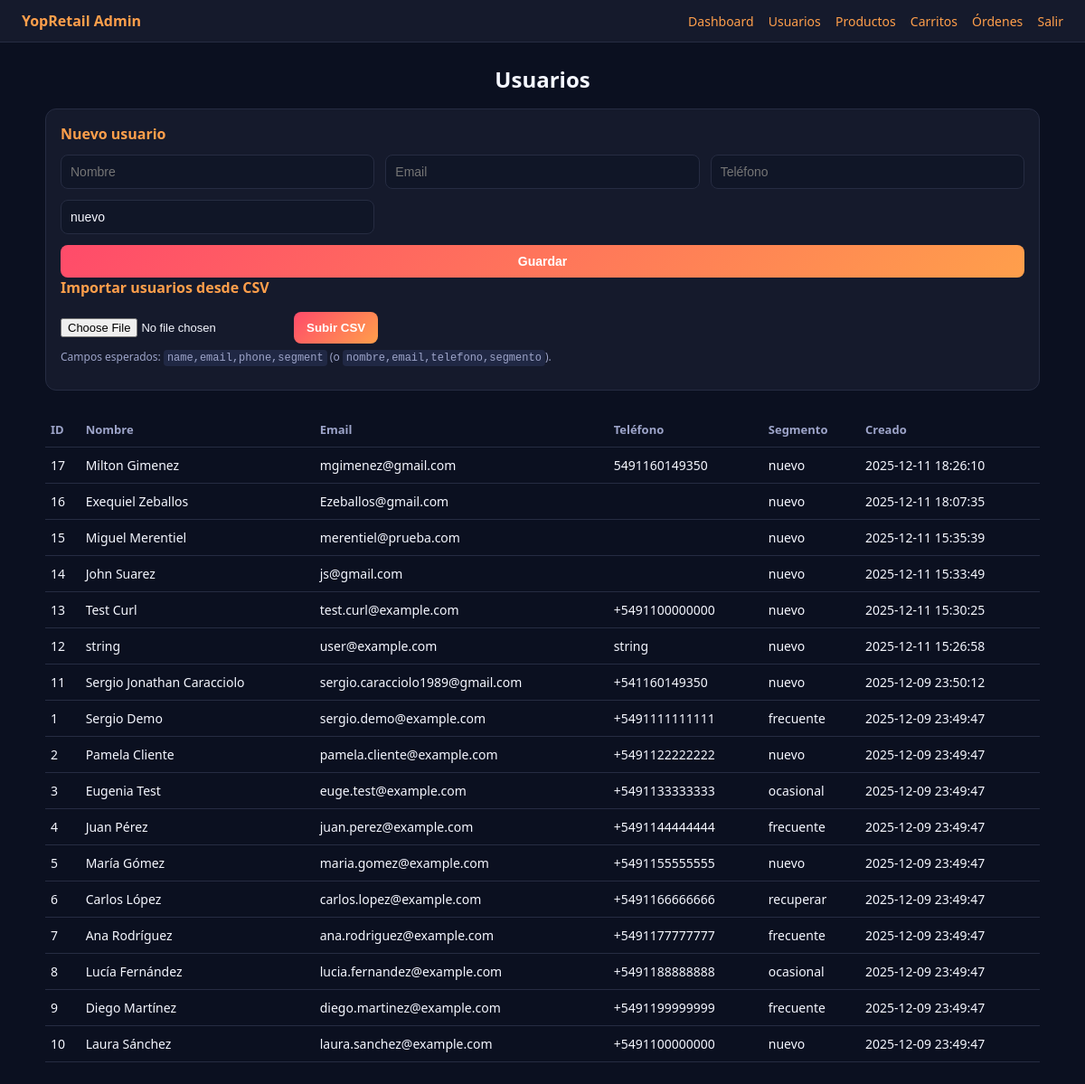
The app's page /admin/users (signed in), older data.
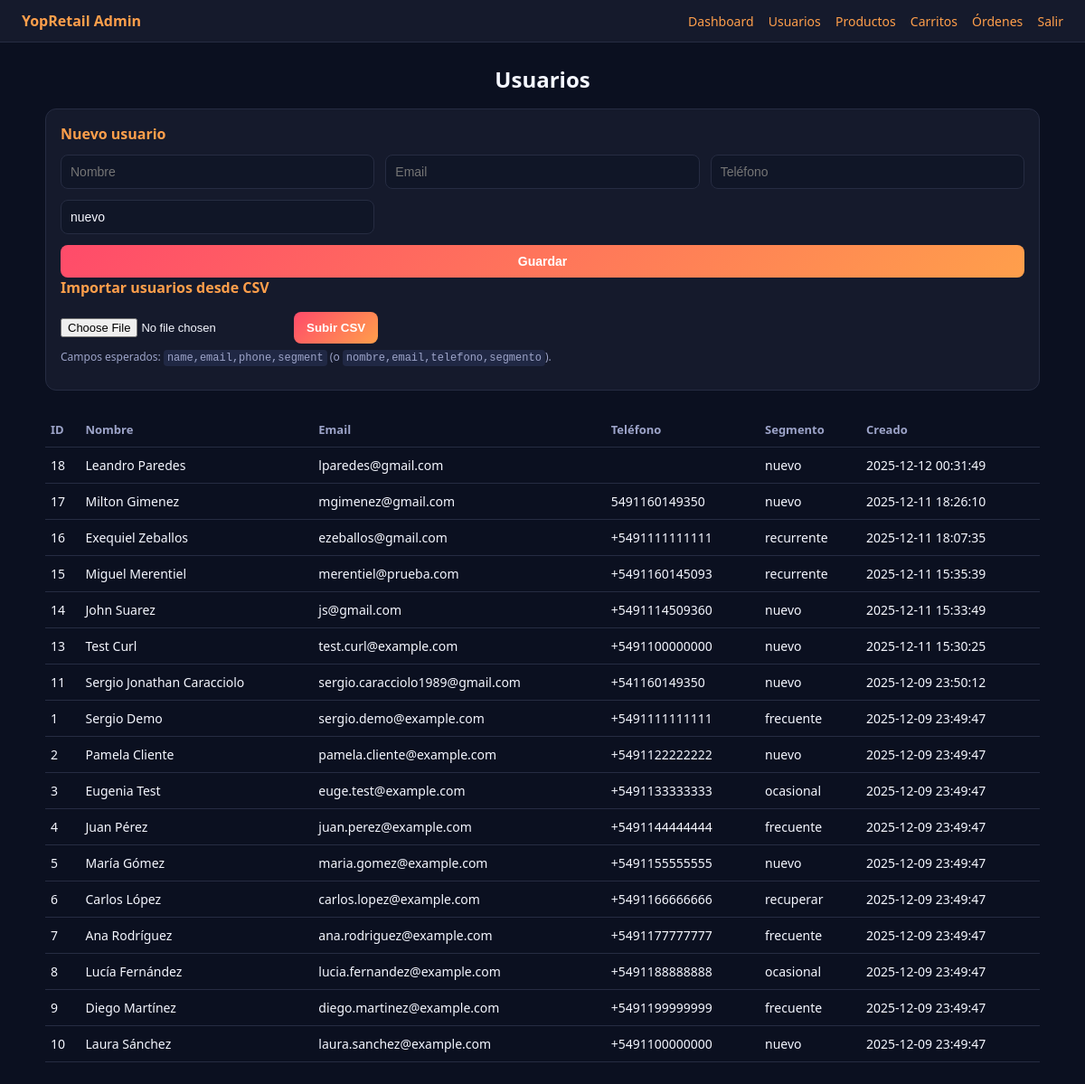
The same page, newer data.
### tables this page shows
CREATE TABLE users (
    id          INTEGER PRIMARY KEY AUTOINCREMENT,
    name        TEXT NOT NULL,
    email       TEXT NOT NULL UNIQUE,
    phone       TEXT,
    segment     TEXT DEFAULT 'nuevo',
    created_at  TEXT DEFAULT (datetime('now'))
);

### backoffice_app.py (the view)
@app.get("/admin/users", response_class=HTMLResponse)
def admin_users(request: Request, _: bool = Depends(get_current_admin)):
    with get_connection() as conn:
        rows = conn.execute(
            "SELECT id, name, email, phone, segment, created_at "
            "FROM users ORDER BY created_at DESC"
        ).fetchall()
    return templates.TemplateResponse(
        "users.html",
        {"request": request, "users": rows},
    )

### templates/users.html (shortened to what this page needs)
{% extends "admin_base.html" %}
{% block content %}
<h2>Usuarios</h2>
<section class="form-section">
  <h3>Nuevo usuario</h3>
  <form method="post" action="/admin/users" class="form-grid">
    <input type="text" name="name" placeholder="Nombre" required>
    <input type="email" name="email" placeholder="Email" required>
    <input type="text" name="phone" placeholder="Teléfono">
    <input type="text" name="segment" placeholder="Segmento" value="nuevo">
    <button type="submit">Guardar</button>
  </form>
  <h3>Importar usuarios desde CSV</h3>
  <form method="post" action="/admin/users/import" enctype="multipart/form-data" class="upload-form">
    <input type="file" name="file" accept=".csv" required>
    <button type="submit">Subir CSV</button>
    <p class="help-text">
      Campos esperados: <code>name,email,phone,segment</code> (o <code>nombre,email,telefono,segmento</code>).
    </p>
  </form>
</section>
<table class="table">
  <thead>
    <tr>
      <th>ID</th><th>Nombre</th><th>Email</th><th>Teléfono</th><th>Segmento</th><th>Creado</th>
    </tr>
  </thead>
  <tbody>
  {% for u in users %}
    <tr>
      <td>{{ u.id }}</td>
      <td>{{ u.name }}</td>
      <td>{{ u.email }}</td>
      <td>{{ u.phone }}</td>
      <td>{{ u.segment }}</td>
      <td>{{ u.created_at }}</td>
    </tr>
  {% endfor %}
  </tbody>
</table>
{% endblock %}

### templates/admin_base.html (shortened to what this page needs)
<!DOCTYPE html>
<html lang="es">
<head>
  <link rel="stylesheet" href="/static/admin.css">
</head>
<body>
  <header class="topbar">
    <div class="topbar-left">
      <span class="logo">YopRetail Admin</span>
    </div>
    <div class="topbar-right">
      <a href="/admin">Dashboard</a>
      <a href="/admin/users">Usuarios</a>
      <a href="/admin/products">Productos</a>
      <a href="/admin/carts">Carritos</a>
      <a href="/admin/orders">Órdenes</a>
      <a href="/admin/logout">Salir</a>
    </div>
  </header>
  <main class="content">
    {% block content %}{% endblock %}
  </main>
</body>
</html>

### static/admin.css (style rules this page uses)
body { margin: 0; font-family: system-ui, -apple-system, BlinkMacSystemFont, "Segoe UI", sans-serif; background: #0b1020; color: #f5f7ff; }
a { color: #ff9f4b; text-decoration: none; }
code { background: #202844; padding: 2px 4px; border-radius: 4px; font-size: 12px; }
.topbar { display: flex; justify-content: space-between; align-items: center; padding: 12px 24px; background: #151a2c; border-bottom: 1px solid #262c42; }
.topbar a { margin-left: 12px; font-size: 14px; color: #ff9f4b; }
.logo { font-weight: 700; color: #ff9f4b; }
.content { max-width: 1100px; margin: 24px auto; padding: 0 16px; }
h2 { margin-bottom: 16px; text-align: center; color: #f5f7ff; }
.table { width: 100%; border-collapse: collapse; margin-top: 24px; font-size: 14px; }
.table th, .table td { padding: 10px 6px; border-bottom: 1px solid #262c42; }
.table th { color: #9da4c9; text-align: left; font-size: 13px; }
.form-section { background: #151a2c; padding: 16px; border-radius: 12px; border: 1px solid #262c42; margin-bottom: 24px; }
.form-section h3 { margin-top: 0; margin-bottom: 12px; font-size: 16px; color: #ff9f4b; }
.form-grid { display: grid; grid-template-columns: repeat(3, minmax(0, 1fr)); gap: 12px; margin-top: 8px; }
.form-grid input, .form-grid textarea, .form-grid button { padding: 10px; border-radius: 8px; border: 1px solid #262c42; background: #101627; color: #f5f7ff; font-size: 14px; }
.form-grid button { grid-column: span 3; background: linear-gradient(135deg, #ff4b6a, #ff9f4b); color: white; border: none; cursor: pointer; font-weight: 600; }
.upload-form { margin-top: 16px; display: flex; flex-wrap: wrap; gap: 12px; align-items: center; }
.upload-form input[type="file"] { background: transparent; color: #f5f7ff; font-size: 13px; }
.upload-form button { padding: 10px 14px; border-radius: 8px; border: none; background: linear-gradient(135deg, #ff4b6a, #ff9f4b); color: white; font-weight: 600; cursor: pointer; }
.help-text { width: 100%; font-size: 12px; color: #9da4c9; margin-top: -6px; }

Row changes from the older to the newer data that the page shows:
removed users: id "12", name "string", email "user@example.com", phone "string", segment "nuevo", created_at "2025-12-11 15:26:58"
added users: id "18", name "Leandro Paredes", email "lparedes@gmail.com", segment "nuevo", created_at "2025-12-12 00:31:49"
changed users "Exequiel Zeballos": email "Ezeballos@gmail.com" → "ezeballos@gmail.com"; phone (not shown) → "+5491111111111"; segment "nuevo" → "recurrente"
changed users "Miguel Merentiel": phone (not shown) → "+5491160145093"; segment "nuevo" → "recurrente"
changed users "John Suarez": phone (not shown) → "+5491114509360"
